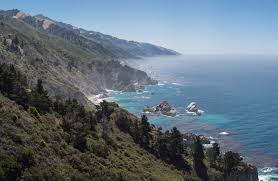
%> input picture img/big_sur.jpeg, 278 x 181 px
$ octave compress_color_jpg.m   (GNU Octave 9; MATLAB toolbox functions it lacks are replaced by stand-ins)
%> lines starting %> are read from the running program, lines starting %| are printed output that depends on the picture
### src/matlab/get_compression_ratio.m
function [compressionRatio, truncatedS] = get_compression_ratio(color_channel, r)
%UNTITLED Explain how well the color images are compressed, using examples
%and calculating the percent compression.
%   Explain how well the color images are compressed, using examples and
%   calculating the percent compression.
[mBefore, nBefore] = size(color_channel);
[~, s, ~] = svd(double(color_channel), 'econ');
sizeAfter = r * (mBefore + 1 + nBefore);

compressionRatio = double(mBefore * nBefore) / double(sizeAfter);
d = diag(s);
truncatedS = d(1:r);

### src/matlab/display_color_approx.m
function [] = display_color_approx(color_channel, color)
%display_color_approx Compress a color jpg image.
%   Displays compressed images of a particular color channel along with
%   compression info.
[u, s, v] = svd(double(color_channel));
for r = [5, 20, 100]
    [compressionRatio, ~] = get_compression_ratio(color_channel, r);
    percent_storage = 100.0 / compressionRatio;
    approx = u(:, 1:r) * s(1:r, 1:r) * v(:, 1:r)';
    figure, imagesc(approx), axis off
    title([color, ', r = ' , num2str(r, '%d'), ', ', num2str(percent_storage,'%.2f') '% storage']);
end
end

### src/matlab/compress_color_jpg.m
A = imread('../../img/big_sur.jpeg');
%> A is the input picture: size 181x278x3 uint8; mean R, G, B 97.8, 112.4, 124.6
red = A(:, :, 1);
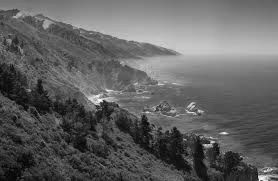
%> red: size 181x278 uint8; min 0, max 255, mean 97.8
display_color_approx(red, 'red')
%> the loop in display_color_approx, `for r = [5, 20, 100]` made 3 passes
%> (compressionRatio, percent_storage) on passes 2 to 3: (5.47, 18.28), (1.09, 91.42)
%> (truncatedS in get_compression_ratio, compressionRatio, percent_storage) on pass 1: ([23438.5; 3015.6; 2140.5; 1785.5; 1738.4], 21.88, 4.57)
green = A(:, :, 2);
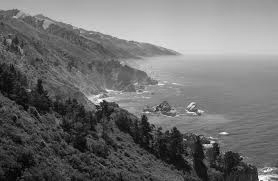
%> green: size 181x278 uint8; min 0, max 255, mean 112.4
display_color_approx(green, 'green')
%> the loop in display_color_approx (call 2), `for r = [5, 20, 100]` made 3 passes
%> (truncatedS in get_compression_ratio, compressionRatio, percent_storage) on pass 1: ([27435.1; 3455.7; 2546.1; 2080.8; 1914.4], 21.88, 4.57)
%> pass 1, in display_color_approx (call 2), `title([color, ', r = ' , num2str(r, '%d'), ', ', num2str(percent_stora..`:
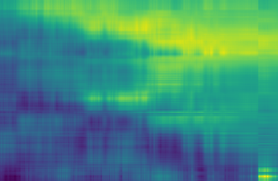
%> displayed picture: size 181x278x3, on the screen's scale of 0 to 255; mean R, G, B 66.2, 141.2, 122.4
blue = A(:, :, 3);
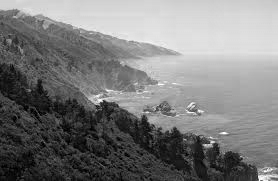
%> blue: size 181x278 uint8; min 0, max 255, mean 124.6
display_color_approx(blue, 'blue')
%> the loop in display_color_approx (call 3), `for r = [5, 20, 100]` made 3 passes
%> (truncatedS in get_compression_ratio, compressionRatio, percent_storage) on pass 1: ([31294.5; 4553.2; 2996.5; 2345.8; 1789.9], 21.88, 4.57)
%> pass 1, in display_color_approx (call 3), `title([color, ', r = ' , num2str(r, '%d'), ', ', num2str(percent_stora..`:
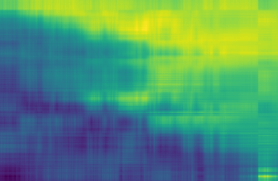
%> displayed picture: size 181x278x3, on the screen's scale of 0 to 255; mean R, G, B 83.2, 147, 111.6
%> pass 2, in display_color_approx (call 3), `title([color, ', r = ' , num2str(r, '%d'), ', ', num2str(percent_stora..`:
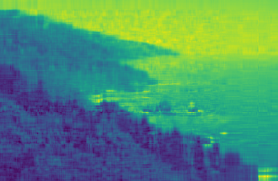
%> displayed picture: size 181x278x3, on the screen's scale of 0 to 255; mean R, G, B 79.4, 141.7, 113.7
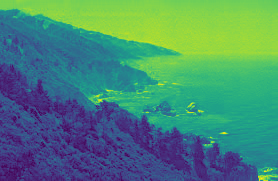
%> displayed picture: size 181x278x3, on the screen's scale of 0 to 255; mean R, G, B 73.8, 135.3, 116.7

$ run again, with img/BabySophie.jpg copied over img/big_sur.jpeg
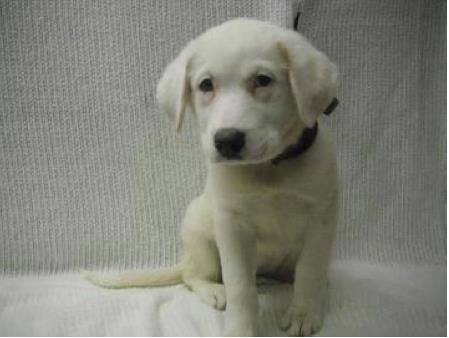
%> input picture img/BabySophie.jpg, 449 x 338 px
%> A is the input picture: size 338x449x3 uint8; mean R, G, B 129.8, 130.6, 121.1
%> the loop in display_color_approx, `for r = [5, 20, 100]` made 3 passes
%> (compressionRatio, percent_storage) on passes 2 to 3: (9.63, 10.38), (1.93, 51.92)
%> pass 1, in display_color_approx, `title([color, ', r = ' , num2str(r, '%d'), ', ', num2str(percent_stora..`:
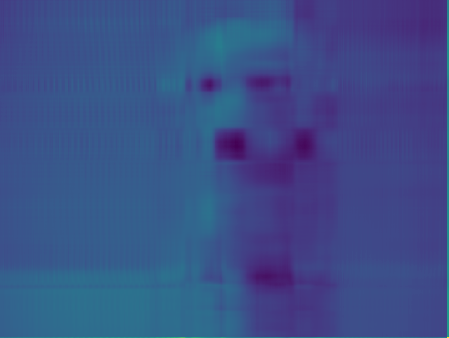
%> displayed picture: size 338x449x3, on the screen's scale of 0 to 255; mean R, G, B 59.3, 79.3, 136.8
%> the loop in display_color_approx (call 2), `for r = [5, 20, 100]` made 3 passes
%> `display_color_approx(blue, 'blue')`:
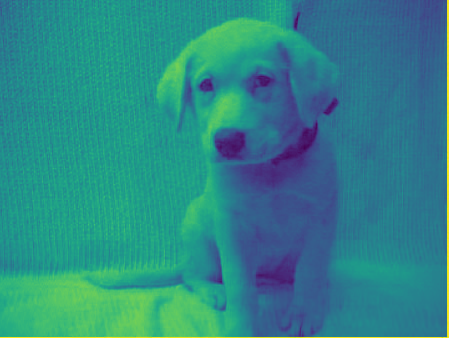
%> displayed picture: size 338x449x3, on the screen's scale of 0 to 255; mean R, G, B 45.5, 135.1, 135
